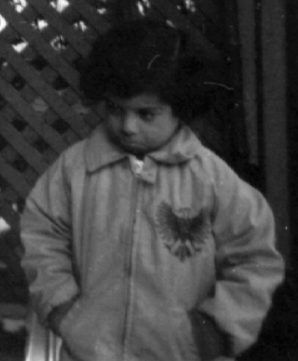
#> input picture 画像編集/sample.png, 298 x 361 px
$ python contrast.py
#> lines starting #> are read from the running program, lines starting #| are printed output that depends on the picture
from PIL import Image
import numpy as np
import matplotlib.pyplot as plt

pic = Image.open("sample.png")
#> pic is the input picture: PIL image 298x361 RGB; min 1, max 254, mean 62
pic = pic.convert(mode="L")
#> pic: PIL image 298x361 L
pic = np.array(pic)
h, w = pic.shape[0], pic.shape[1]
#> h = 361; w = 298

hist=[]
for i in range(256):
    hist.append(0)
for y in range(h):
    for x in range(w):
        hist[pic[y][x]] = hist[pic[y][x]] + 1
#> after the loop, hist = 256 values, max 3567 at index 14, min 0 at index 0, mean 420.2

sumhist = []
for i in range(len(hist)):
    if i == 0:
        sumhist.append(hist[0])
    else:
        sumhist.append(sumhist[i-1]+hist[i])
#> after the loop, sumhist = 256 values from 0 to 107578
sumhist = np.array(sumhist)
#
for i in range(len(sumhist)):
    sumhist[i] = int(sumhist[i])
plt.bar(range(256), sumhist)
plt.show()
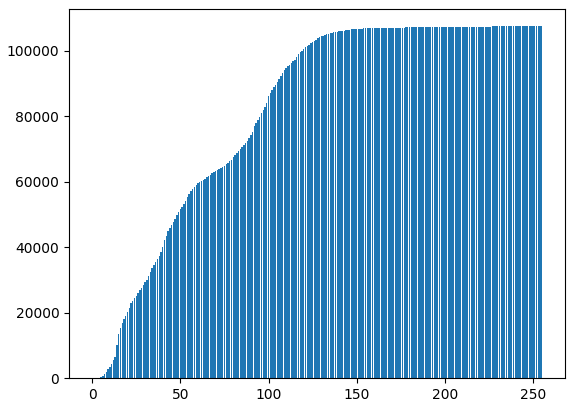
#> figure drawn by matplotlib, 1 panel
sumhist = ((sumhist / max(sumhist))) * 255
#> sumhist = 256 values from 0 to 255
for y in range(h):
    for x in range(w):
        pic[y][x] = sumhist[pic[y][x]]
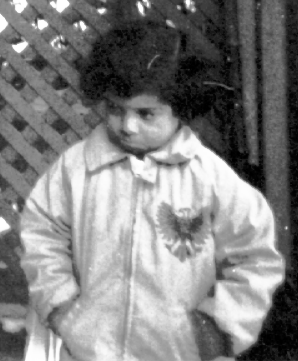
#> pic: shape (361, 298); min 0, max 255, mean 128.3
plt.axis("off")
plt.subplots_adjust(left=0, right=1, bottom=0, top=1)
plt.imshow(pic,cmap="gray")
plt.savefig("contrast.png")
plt.show()

newhist=[]
for i in range(256):
    newhist.append(0)
for y in range(h):
    for x in range(x):
        newhist[pic[y][x]] = newhist[pic[y][x]] + 1
#> after the loop, newhist = 256 values, max 1909 at index 32, min 0 at index 2, mean 172.9
plt.bar(range(256), newhist)
plt.savefig("newhistgram.png")
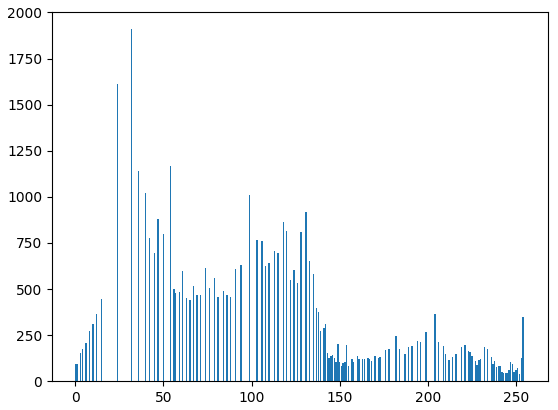
#> figure drawn by matplotlib, 1 panel; tallest bar 1909 high, from x = 31.6 to 32.4
plt.show()

$ run again, with 画像編集/ave_gaussnoise.png copied over 画像編集/sample.png
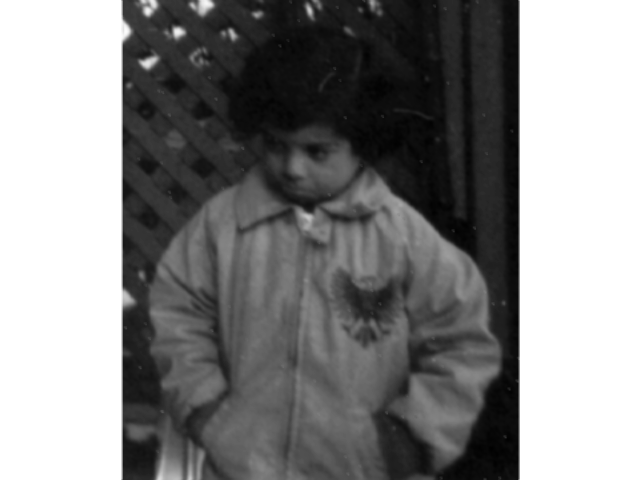
#> input picture 画像編集/ave_gaussnoise.png, 640 x 480 px
#> pic is the input picture: PIL image 640x480 RGBA; mean R, G, B, A 134.4, 134.4, 134.4, 255
#> after the loop `for y in range(h):`: hist = 256 values, max 115680 at index 255, min 0 at index 33, mean 1200
#> after the loop `for i in range(len(hist)):`: sumhist = 256 values from 1 to 307200
#> `sumhist = ((sumhist / max(sumhist))) * 255`: sumhist = 256 values from 0.00083 to 255
#> after the loop `for y in range(h):`:
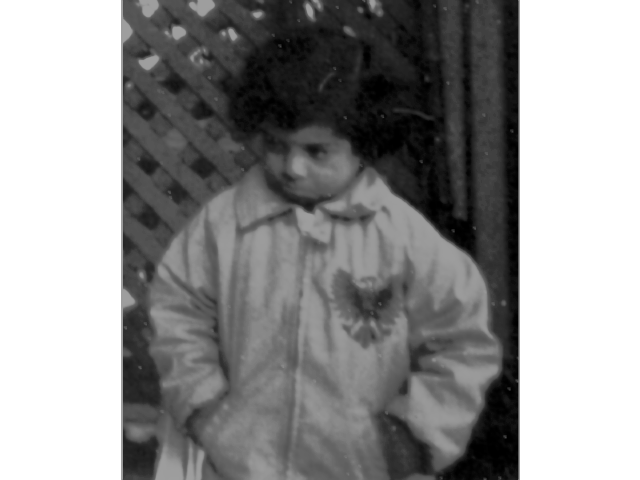
#> pic: shape (480, 640); min 0, max 255, mean 145.8
#> after the loop `for y in range(h):`: newhist = 256 values, max 65220 at index 255, min 0 at index 3, mean 749.1
#> `plt.savefig("newhistgram.png")`:
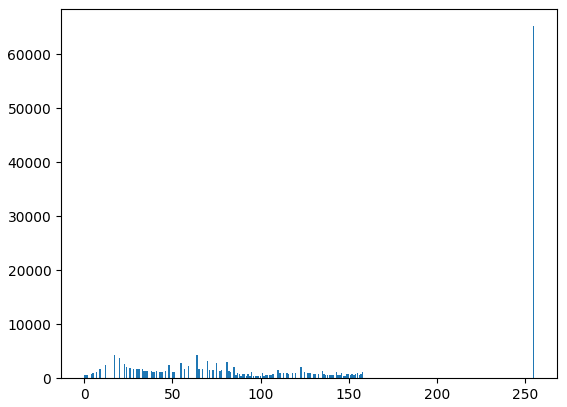
#> figure drawn by matplotlib, 1 panel; tallest bar 65220 high, from x = 254.6 to 255.4
